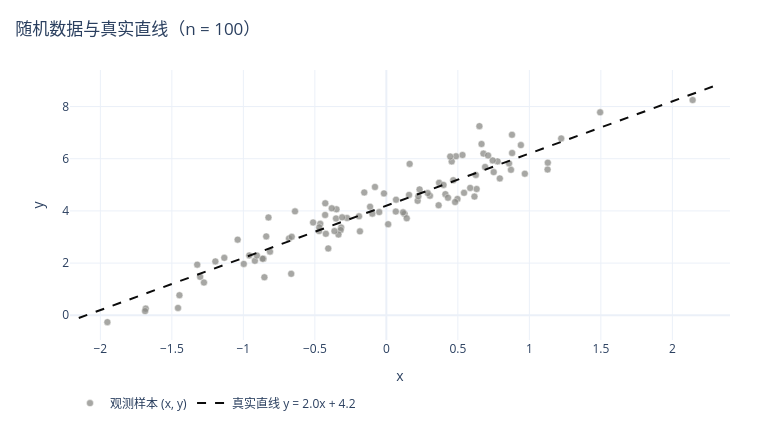

Here is the notebook cell this chart was saved with:
### Code cell
Xn, yn = X.flatten().numpy(), y.flatten().numpy()


def line_xy(x, w, b, pad=0.2):
    """在当前 x 的取值范围内作直线 y = w x + b，供绘图使用"""
    xs = np.linspace(x.min() - pad, x.max() + pad, 100)
    return xs, w * xs + b


fig = go.Figure()
fig.add_trace(go.Scatter(
    x=Xn, y=yn, mode="markers", name="观测样本 (x, y)",
    marker=dict(size=7, color=C_DATA, opacity=0.75, line=dict(width=0.5, color="#fcfcfb")),
    hovertemplate="x=%{x:.3f}<br>y=%{y:.3f}<extra></extra>",
))
xs, ys = line_xy(Xn, TRUE_W, TRUE_B)
fig.add_trace(go.Scatter(
    x=xs, y=ys, mode="lines", name=f"真实直线 y = {TRUE_W}x + {TRUE_B}",
    line=dict(color=C_TRUE, width=2, dash="dash"), hoverinfo="skip",
))
style(fig, f"随机数据与真实直线（n = {N}）", "x", "y")
fig.show()
